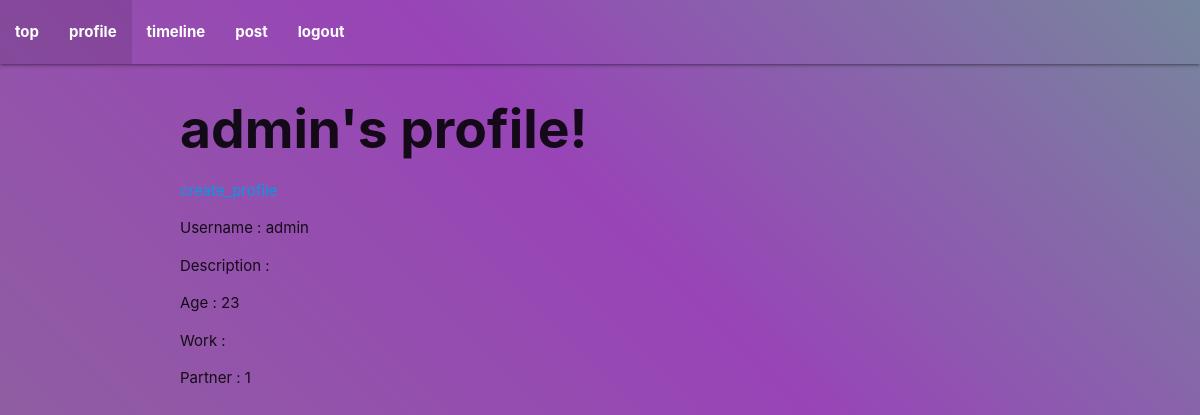
The page /profile (signed in) on the database as committed earlier.
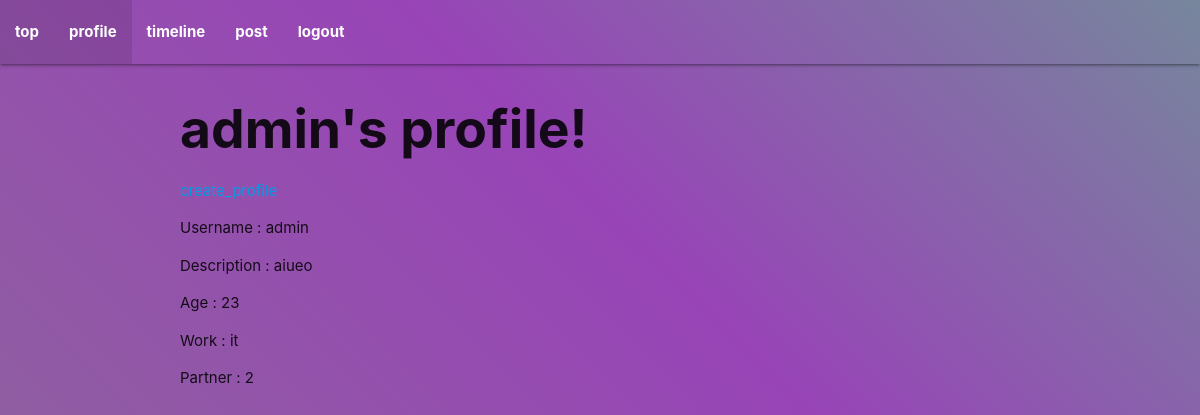
The same page on the database as committed later.
### app.py (models this page shows, shortened)
class User(Base):
    __tablename__ = 'users'
    id = Column(Integer, primary_key=True)
    username = Column(String)
    email = Column(String)
    password = Column(String)
    description = Column(String)
    age = Column(String)
    work = Column(String)
    partner = Column(String)

### app.py (the view)
@app.route('/profile')
def profile():
    if 'username' in session:
        success_message = request.args.get('success_message')
        username = session.get('username')
        user = db_session.query(User).filter(User.username == username).first()
        return render_template('profile.html', username=session['username'], user=user, success_message=success_message)
    else:
        error_message = 'You are not logged in.'
        return redirect(url_for('login', error_message=error_message))

### app.py (called while the page is built)
@app.context_processor
def inject_is_active():
    def is_active(page):
        return 'active' if request.path == url_for(page) else ''
    return dict(is_active=is_active)

@app.context_processor
def page_list():
    before_login_list = ['top', 'register', 'login']
    after_login_list = ['top', 'profile', 'timeline', 'post', 'logout']
    if 'username' in session:
        page_list = after_login_list
    else:
        page_list = before_login_list
    return dict(page_list=page_list)

### templates/profile.html (shortened to what this page needs)
{% extends "base.html" %}
{% block content %}
<div class="container">
    <h2 class="page_title">{{ username }}'s profile!</h2>
    <a class="create_profile_link" href="{{ url_for('create_profile') }}">create_profile</a>
    {% if user %}
        <p>Username : {{ user.username }}</p>
        <p>Description : {{ user.description }}</p>
        <p>Age : {{ user.age }}</p>
        <p>Work : {{ user.work }}</p>
        <p>Partner : {{ user.partner }}</p>
    {% else %}
        <p>Username : {{ username }}</p>
        <p>Description : {{ description }}</p>
        <p>Age : {{ age }}</p>
        <p>Work : {{ work }}</p>
        <p>Partner : {{ partner }}</p>
    {% endif %}
</div>
{% endblock %}

Rows that differ between the two databases and show on the page:
changed User "admin": description (not shown) → "aiueo"; work (not shown) → "it"; partner "1" → "2"
